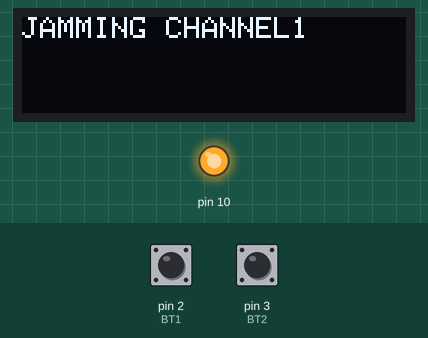
This sketch was run on a simulated Arduino Uno, built with avr-gcc and run on an emulated ATmega328P. Parts: 128×32 one-colour display, output pins drawn as LEDs (lit = HIGH). The test bench sets the inputs (shaded band); at power-on: pin 3 (BT2) HIGH, pin 2 (BT1) HIGH. No radio packets arrive unless stated; what the sketch prints to the serial monitor is not drawn.

Above: at 1.2 s.
1.3 s: pin 3 (BT2) pulled LOW for 0.15 s
At 2.4 s:
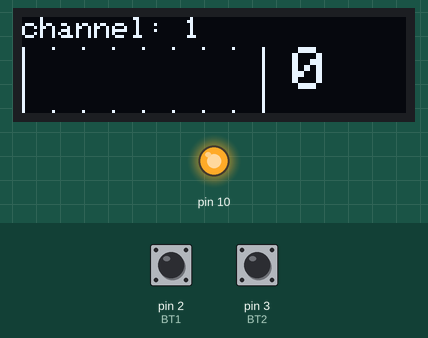
2.9 s: pin 2 (BT1) pulled LOW for 0.15 s
3.6 s: pin 2 (BT1) pulled LOW for 1 s
At 5.13 s:
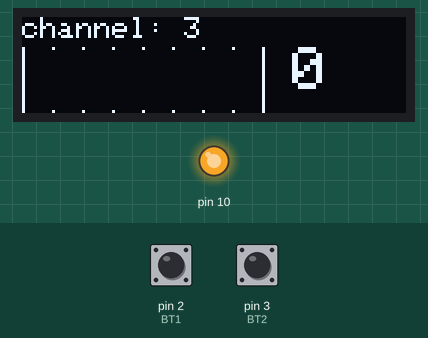
5.2 s: pin 3 (BT2) pulled LOW for 1 s
At 5.9 s:
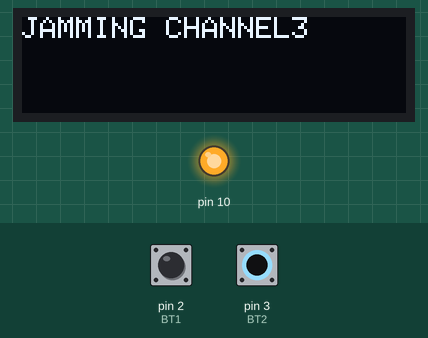
7.7 s: pin 3 (BT2) pulled LOW for 0.15 s
At 8.21 s:
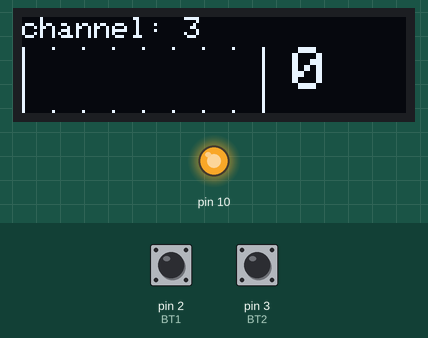
8.4 s: pin 2 (BT1) pulled LOW for 0.15 s
At 9.11 s:
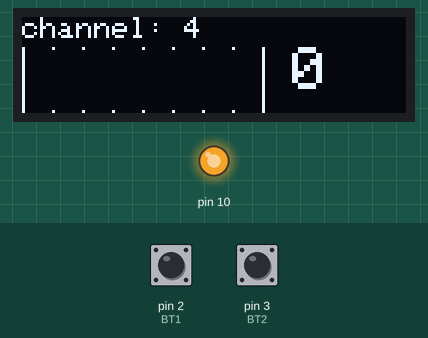
Timing chart, 0 to 10.1 s (numbered marks = the images above; inputs shaded):
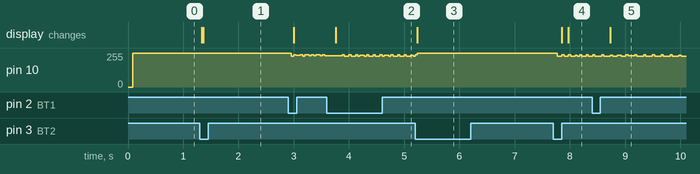

The sketch:

RF_Box.ino
```cpp
#include <SPI.h>
#include <Wire.h>
#include <Adafruit_GFX.h>
#include <Adafruit_SSD1306.h>
#define OLED_RESET 4

#include <RF24.h>
#include <nRF24L01.h>
#include "printf.h"

#define CE  7
RF24 radio(7, 8);

#define CHANNELS  64
int channel[CHANNELS];

int  line;
char grey[] = " .:-=+*aRW";

#define _NRF24_CONFIG      0x00
#define _NRF24_EN_AA       0x01
#define _NRF24_RF_CH       0x05
#define _NRF24_RF_SETUP    0x06
#define _NRF24_RPD         0x09

#define BT1 2
#define BT2 3

Adafruit_SSD1306 display = Adafruit_SSD1306(128, 32, &Wire);

byte count;
byte sensorArray[128];
byte drawHeight;

char filled = 'F';
char drawDirection = 'R';
char slope = 'W';

const uint8_t num_channels = 64;
int values[num_channels];
int valuesDisplay[32];
int channels = 0;
const byte address[6] = "00001";
const int num_reps = 50;
bool jamming = true;

byte getRegister(byte r)
{
 byte c;

 PORTB &=~_BV(2);
 c = SPI.transfer(r&0x1F);
 c = SPI.transfer(0);
 PORTB |= _BV(2);

 return(c);
}


void setup()
{
 Serial.begin(57600);

 display.begin(SSD1306_SWITCHCAPVCC, 0x3C);
 display.clearDisplay();

  radio.begin();
  radio.startListening();
  radio.stopListening();

  pinMode(BT1, INPUT_PULLUP);
  pinMode(BT2, INPUT_PULLUP);

  attachInterrupt(digitalPinToInterrupt(BT1), pressBt01, FALLING);
  attachInterrupt(digitalPinToInterrupt(BT2), pressBt02, FALLING);

 for (count = 0; count <= 128; count++)
  {
    sensorArray[count] = 0;
  }

 Serial.println("Starting 2.4GHz Scanner ...");
 Serial.println();


 Serial.println("Channel Layout");
 printChannels();

 SPI.begin();
 SPI.setDataMode(SPI_MODE0);
 SPI.setClockDivider(SPI_CLOCK_DIV2);
 SPI.setBitOrder(MSBFIRST);

 pinMode(CE,OUTPUT);
 disable();

 powerUp();

 setRegister(_NRF24_EN_AA,0x0);


 setRegister(_NRF24_RF_SETUP,0x0F);

}

void setRegister(byte r, byte v)
{
 PORTB &=~_BV(2);
 SPI.transfer((r&0x1F)|0x20);
 SPI.transfer(v);
 PORTB |= _BV(2);
}

void powerUp(void)
{
 setRegister(_NRF24_CONFIG,getRegister(_NRF24_CONFIG)|0x02);
 delayMicroseconds(130);
}

void powerDown(void)
{
 setRegister(_NRF24_CONFIG,getRegister(_NRF24_CONFIG)&~0x02);
}

void enable(void)
{
   PORTB |= _BV(1);
}

void disable(void)
{
   PORTB &=~_BV(1);
}

void setRX(void)
{
 setRegister(_NRF24_CONFIG,getRegister(_NRF24_CONFIG)|0x01);
 enable();

 delayMicroseconds(100);
}

void scanChannels(void)
{
 disable();
 for( int j=0 ; j<255  ; j++)
 {
   for( int i=0 ; i< channels; i++)
   {
     setRegister(_NRF24_RF_CH,(128*i)/ channels);

     setRX();

     delayMicroseconds(40);

     disable();

     if( getRegister(_NRF24_RPD)>0 )   channel[i]++;
   }
 }
}

void outputChannels(void)
{
 int norm = 0;

 for( int i=0 ; i<CHANNELS ; i++)
   if( channel[i]>norm ) norm = channel[i];

 Serial.print('|');
 for( int i=0 ; i<CHANNELS ; i++)
 {
   int pos;

   if( norm!=0 ) pos = (channel[i]*10)/norm;
   else          pos = 0;

   if( pos==0 && channel[i]>0 ) pos++;

   if( pos>9 ) pos = 9;

   Serial.print(grey[pos]);
   channel[i] = 0;
 }

 Serial.print("| ");
 Serial.println(norm);


  display.setCursor(90, 10);
  display.setTextSize(2);
  display.setTextColor(WHITE);
  display.print(norm);
  display.setCursor(90, 8);
  display.setTextSize(1);
  display.setTextColor(WHITE);
  display.print("");


  display.drawLine(0, 10, 0, 32, WHITE);
  display.drawLine(80, 10, 80, 32, WHITE);


  for (count = 10; count < 80; count += 10)
  {
    display.drawPixel(count, 10 , WHITE);
    display.drawPixel(count, 31 , WHITE);
  }


  drawHeight = map(norm, 0, 500, 0, 32 );
  sensorArray[0] = drawHeight;

  for (count = 1; count <= 80; count++ )
  {
    if (filled == 'D' || filled == 'd')
    {
      if (drawDirection == 'L' || drawDirection == 'l')
      {
        display.drawPixel(count, 32 - sensorArray[count - 1], WHITE);
      }
      else //else, draw dots from right to left
      {
        display.drawPixel(80 - count, 32 - sensorArray[count - 1], WHITE);
      }
    }


    else
    {
      if (drawDirection == 'L' || drawDirection == 'l')
      {
        if (slope == 'W' || slope == 'w')
        {
          display.drawLine(count, 32, count, 32 - sensorArray[count - 1], WHITE);
        }
        else
        {
          display.drawLine(count, 1, count, 32 - sensorArray[count - 1], WHITE);

        }
      }


      else
      {
        if (slope == 'W' || slope == 'w')
        {
          display.drawLine(80 - count, 32, 80 - count, 32 - sensorArray[count - 1], WHITE);
        }
        else
        {
          display.drawLine(80 - count, 1, 80 - count, 32 - sensorArray[count - 1], WHITE);
        }
      }
    }
  }

 // drawAxises();
  display.display();
  display.clearDisplay();

  for (count = 80; count >= 2; count--)
  {
    sensorArray[count - 1] = sensorArray[count - 2];
  }
}

void printChannels(void)
{
 Serial.println(">      1 2  3 4  5  6 7 8  9 10 11 12 13  14                     <");
}


void jammer() {
  const char text[] = "xxxxxxxxxxxxxxxx"; // send the noise
  for (int i = ((channels * 5) + 1); i < ((channels * 5) + 23); i++) {
    radio.setChannel(i);
    radio.write( & text, sizeof(text));
  }
 }

void pressBt01() {
  static unsigned long last_interrupt_time = 0;
  unsigned long interrupt_time = millis();
  if (interrupt_time - last_interrupt_time > 200) {
    if (channels < 13) {
      channels++;
    } else {
      channels = 0;
    }
  }
  last_interrupt_time = interrupt_time;
}

void pressBt02() {
  jamming = !jamming;
  delay(200);
}

void loop()
{
  display.clearDisplay();
  display.setTextSize(1);
  display.setTextColor(WHITE);
  display.setCursor(0, 0);
  display.print("channel: " + String(channels + 1));
  //display.display();

 if (jamming) {
    display.clearDisplay();
    display.setTextSize(1);
    display.setTextColor(WHITE);
    display.setCursor(0, 0);
    display.println(("JAMMING CHANNEL" + String(channels + 1)));

    radio.setPALevel(RF24_PA_HIGH);
    radio.setDataRate(RF24_2MBPS);
    display.display();
  }
  while (jamming) {
    jammer();
  }

 scanChannels();

 outputChannels();

 if( line++>12 )
 {
   printChannels();
   line = 0;
 }
}
```

Measured:
- after the input at 1.3 s, the display: first changes at once (image 1 shows a later state)
- after the input at 3.6 s, the display: changes after 0.16 s (image 2)
- after the input at 5.2 s, the display: changes at once (image 3)
- after the input at 7.7 s, the display: first changes after 0.15 s (image 4 shows a later state)
- after the input at 8.4 s, the display: changes after 0.33 s (image 5)
